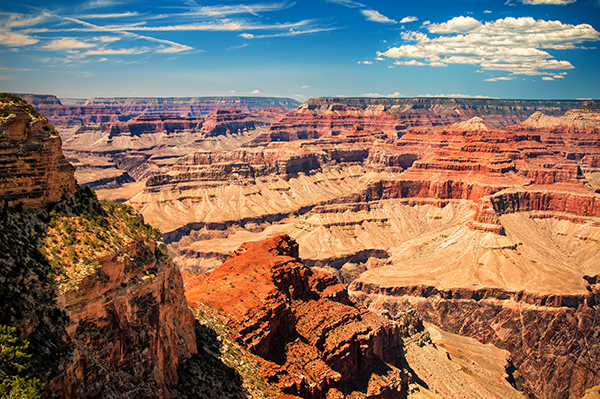
#> input picture cv-course/Rotation/grand_canyon.png, 600 x 399 px
$ python rotate.py --image grand_canyon.png
#> lines starting #> are read from the running program, lines starting #| are printed output that depends on the picture
import numpy as np
import argparse
import imutils
import cv2

ap = argparse.ArgumentParser()
ap.add_argument('-i', '--image', required=True, help='path to the image')
args = vars(ap.parse_args())

image = cv2.imread(args['image'])
#> image is the input picture: shape (399, 600, 3); mean B, G, R 97.3, 113.1, 138.6
cv2.imshow('Original', image)

(h, w) = image.shape[:2]
#> h = 399; w = 600
(cX, cY) = (w/2, h/2)
#> cX = 300; cY = 199.5

# rotate the image by 45 degrees
M = cv2.getRotationMatrix2D((cX, cY), 45, 1.0)
rotated = cv2.warpAffine(image, M, (w, h))
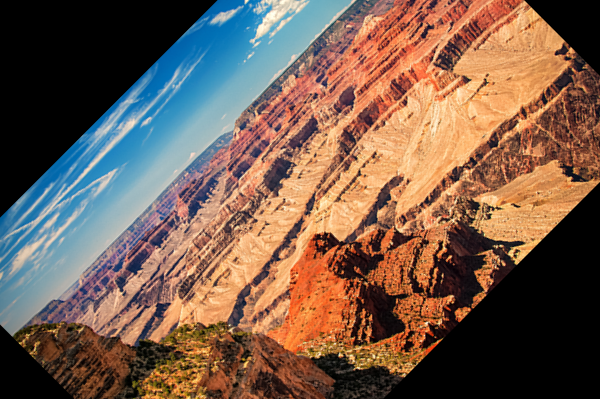
#> rotated: shape (399, 600, 3); mean B, G, R 78.3, 93.1, 117.8
cv2.imshow("Rotated by 45 degrees", rotated)


# rotate the image by -90 degrees
M = cv2.getRotationMatrix2D((cX, cY), -90, 1.0)
rotated = cv2.warpAffine(image, M, (w, h))
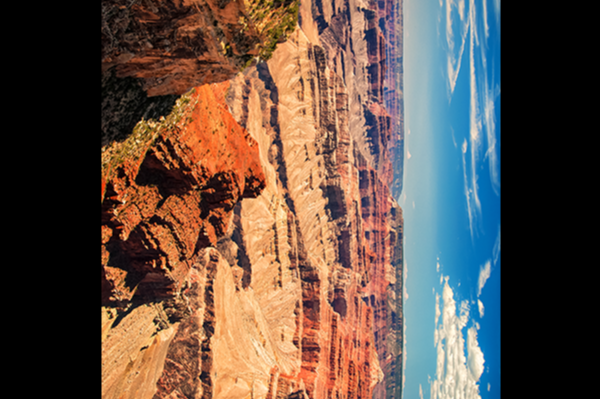
#> rotated: shape (399, 600, 3); mean B, G, R 70, 80.5, 98.3
cv2.imshow("Rotated by -90 degrees", rotated)

# rotate the image around an arbitrary point rather than the center
M = cv2.getRotationMatrix2D((cX-50, cY-50), 45, 1.0)
roated = cv2.warpAffine(image, M, (w, h))
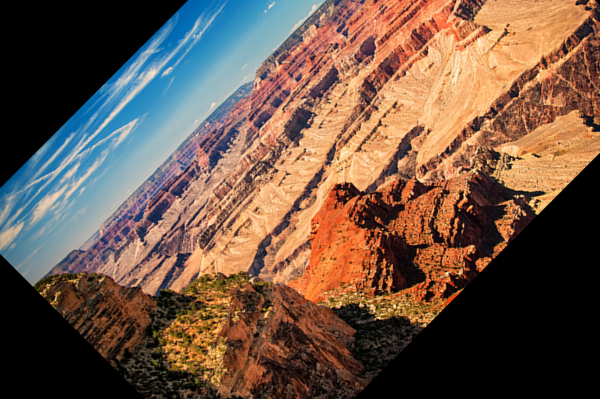
#> roated: shape (399, 600, 3); mean B, G, R 71.1, 86, 110
cv2.imshow("Rotated by Offset and 45 Degrees", rotated)


rotated = imutils.rotate(image, -180)
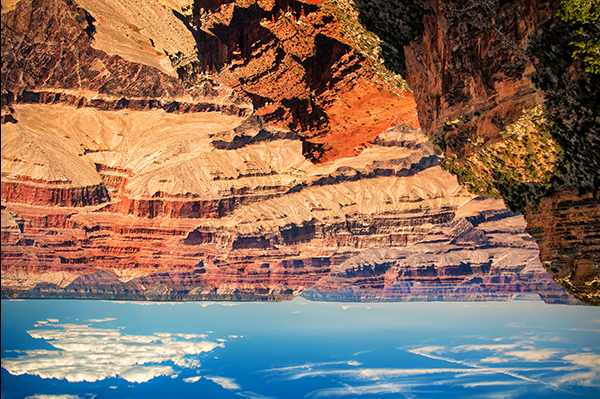
#> rotated: shape (399, 600, 3); mean B, G, R 97.2, 113.1, 138.5
cv2.imshow("Rotated by 180 degrees", rotated)
cv2.waitKey(0)

rotated = imutils.rotate(image, 30)
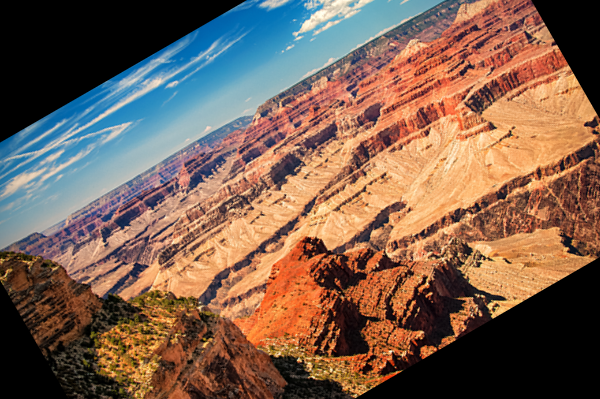
#> rotated: shape (399, 600, 3); mean B, G, R 80.7, 96.6, 123.3
